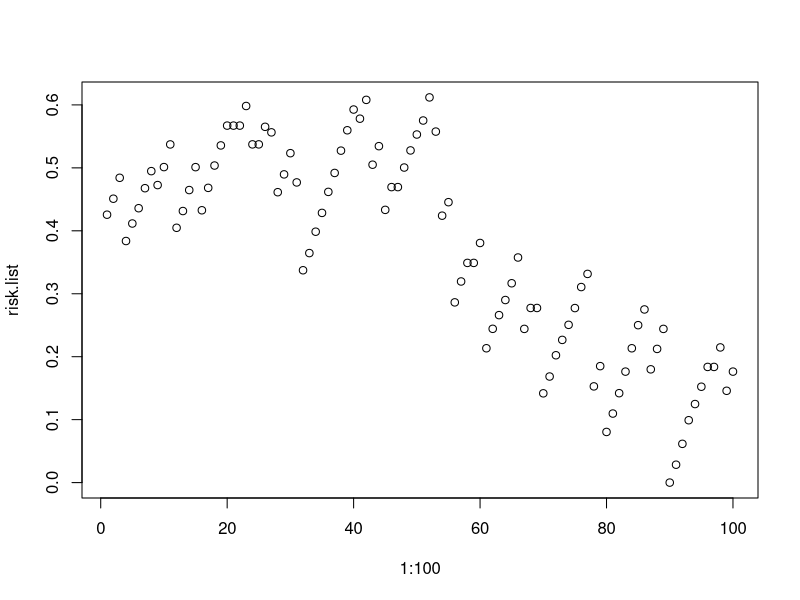

R code for this plot:
whole.deck <- c(2,2,2,2,3,3,3,3,4,4,4,4,5,5,5,5,6,6,6,6,7,7,7,7,8,8,8,8,9,9,9,9,10,10,10,10)
cards.left <- whole.deck

risk <- 0.5
risk.list <- c()
trust <- 0.5
trust.list <- c()
hand <- 0
total.score <- 0
stop <- FALSE
fails <- 0
stop.list <- c()

initial.hand <- function(){
  start.ids <- sample(1:36, 2, replace= FALSE)
  start.hand <- cards.left[start.ids]
  cards.left <<- cards.left[-start.ids]
  hand <<- sum(start.hand)
}

draw <- function() {
  next.id <- sample(1:length(cards.left), 1, replace= FALSE)
  hand <<- hand + cards.left[next.id]
  cards.left <<- cards.left[-next.id]
}

play.round <- function() {
  initial.hand()
  while((hand<21) && (stop==FALSE)) {
    #if hand is less than 11 draw another card
    if (hand<11){
      draw()
    }
    #gen num from risk factor. if 1, draw. if not, stop==TRUE.
    risk.huh <- rbinom(1, 1, risk)
    if (risk.huh == 1){
      draw()
    }
    if (risk.huh == 0){
      stop <<- TRUE
    }
  }
  if((stop == TRUE)&& (hand<22)){
    total.score <<- total.score + hand
    stop.list <<- c(stop.list, hand)
    risk <<- risk + rnorm(1, mean=.03, sd = 0.005)
    if(risk>1){
      risk <<- 1
    }
  }
  if(hand>21){
    fails <<- fails + 1
    risk <<- risk - rnorm(1, mean=.1, sd = 0.05)
    if(risk<0){
      risk <<- 0
    }
  }
  hand <<- 0
  cards.left <<- whole.deck
  stop <<- FALSE
  risk.list <<- c(risk.list, risk)
}

#play a bunch of rounds and return final score, fails, and avg stop value from stop list
run.bunch <- function(n){
  for (i in 1:n){
    play.round()
  }
  print("risk:")
  print(risk)
  print("number of fails: ")
  print(fails)
  print("total score:")
  print(total.score)
  print("average stopping point of success:")
  print(mean(stop.list))
}

run.bunch(100)
plot(1:100, risk.list)
